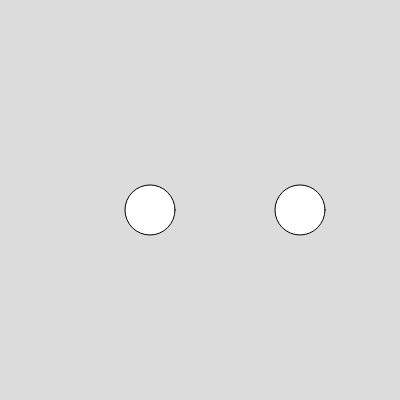
Frame 1 (no input)
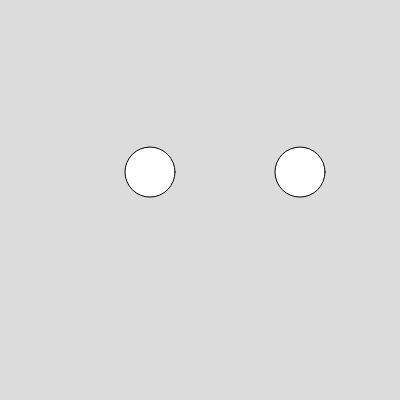
Frame 60 (no input)
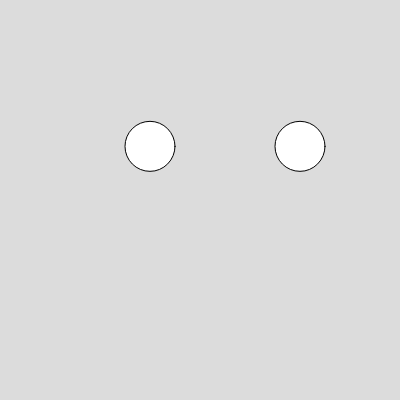
Frame 120 (the mouse pressed at the canvas centre since frame 60)

The p5.js sketch that drew these frames (run headless with seeded random() and noise() and a simulated clock; from frame 60 on, the mouse is pressed at the canvas centre):

// p5.js sketch
// ── sketch.js
let myBall;
let myBall2;

function setup() {
  createCanvas(400, 400);
  myBall = new Ball(150, 200);
  myBall2 = new Ball(300, 300);
}

function draw() {
  background(220);
  myBall.move();
  myBall.display();

  myBall2.move();
  myBall2.display();
}

class Ball{
  constructor(startX, startY){
    this.x = startX;
    this.y = startY;
    this.dia = 50;
    
  }

  move(){
    
    this.y = sin(frameCount * 0.1) *100 + 200;
  }
  display(){
    circle(this.x, this.y, this.dia);
  }
}
